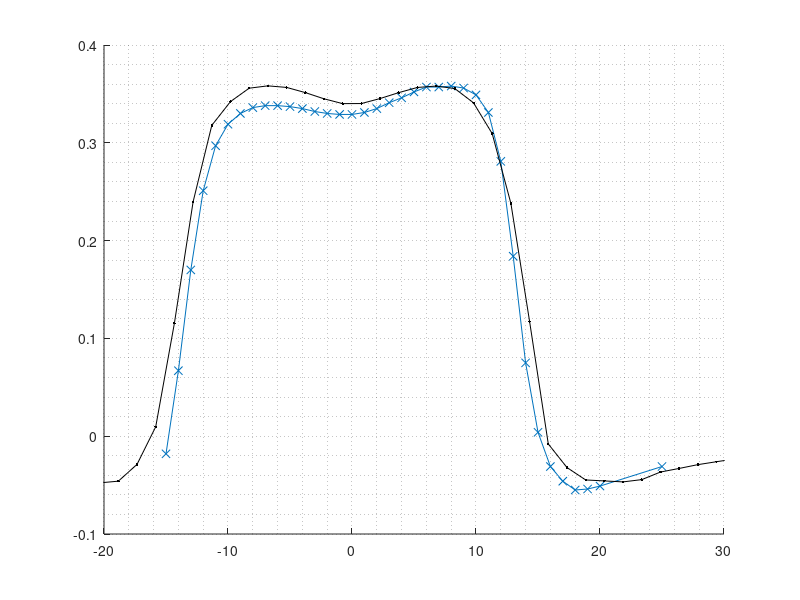

MATLAB code to generate this figure:
dat1=3;
pkg load io

%
dat1=[25	-31
20	-51
19	-54
18	-55
17	-46
16	-31
15	4
14	75
13	184
12	281
11	331
10	349
9	356 
8	358
7	357
6	357
5	352
4	346
3	341
2	335
1	331
0	329
-1	329
-2	330
-3	332
-4	335
-5	337
-6	338
-7	338
-8	336
-9	330
-10	319
-11	297
-12	251
-13	170
-14	67
-15	-18 ]; 
%}
figure

 grid minor  on
hold on


 plot(dat1(:,1),dat1(:,2)/1000,'x-')

 daex=[
 5.961296E-9              -4.4403123E-4            
0.0015075296             -4.4458237E-4            
0.003015065              -4.4521407E-4            
0.0045226007             -4.4592298E-4            
0.006030151              -4.4703265E-4            
0.0075376867             -4.4891413E-4            
0.009045223              -4.51059E-4              
0.010552758              -4.5365127E-4            
0.012060294              -4.5624346E-4            
0.0135678295             -4.5973173E-4            
0.015075364              -4.6353487E-4            
0.016582916              -4.6771512E-4            
0.018090451              -4.7244114E-4            
0.019597987              -4.7784E-4               
0.021105522              -4.8272096E-4            
0.022613056              -4.889961E-4             
0.024120593              -4.9584697E-4            
0.025628136              -5.0273916E-4            
0.027135672              -5.104729E-4             
0.028643215              -5.1867176E-4            
0.03015075               -5.2741735E-4            
0.031658288              -5.3736765E-4            
0.03316582               -5.473966E-4             
0.034673363              -5.58096E-4              
0.036180902              -5.7012204E-4            
0.03768844               -5.8196246E-4            
0.039195977              -5.959362E-4             
0.040703513              -6.1098573E-4            
0.04221105               -6.249006E-4             
0.043718584              -6.4137066E-4            
0.045226123              -6.5762154E-4            
0.046733662              -6.7697256E-4            
0.048241206              -6.9638994E-4            
0.04974874               -7.169915E-4             
0.051256277              -7.4065465E-4            
0.052763812              -7.635438E-4             
0.054271348              -7.889543E-4             
0.055778883              -8.175107E-4             
0.05728643               -8.454639E-4             
0.058793962              -8.769511E-4             
0.060301505              -9.101722E-4             
0.06180904               -9.4655034E-4            
0.063316576              -9.870925E-4             
0.06482411               -0.0010270817            
0.066331655              -0.0010695449            
0.06783919               -0.0011191034            
0.06934673               -0.0011714442            
0.07085427               -0.0012253656            
0.072361805              -0.0012868942            
0.07386934               -0.0013473695            
0.07537688               -0.00142394              
0.07688442               -0.0014992829            
0.078391954              -0.001574626             
0.0798995                -0.0016709145            
0.08140703               -0.0017649633            
0.08291457               -0.0018764436            
0.084422104              -0.0019915982            
0.08592964               -0.0021245019            
0.08743718               -0.002261237             
0.08894472               -0.002417066             
0.090452254              -0.0025784285            
0.09195979               -0.0027754062            
0.09346733               -0.002980953             
0.094974875              -0.0032251254            
0.09648241               -0.0034539835            
0.09798995               -0.0037637618            
0.09949749               -0.0040735416            
0.101005025              -0.0044201408            
0.10251256               -0.004840662             
0.1040201                -0.0052810377            
0.10552764               -0.005774194             
0.107035175              -0.0062673474            
0.10854271               -0.007357031             
0.110050246              -0.0077142655            
0.11155778               -0.008829938             
0.113065325              -0.009592332             
0.11457286               -0.010790021             
0.116080396              -0.011939292             
0.11758793               -0.01371614              
0.119095474              -0.015117868             
0.12060301               -0.017417734             
0.122110546              -0.019931417             
0.12361808               -0.022308797             
0.12512563               -0.024918558             
0.12663317               -0.028802933             
0.1281407                -0.029984316             
0.12964824               -0.031808596             
0.13115579               -0.030658301             
0.13266332               -0.019200258             
0.13417085               0.0064292974             
0.1356784                0.077066764              
0.13718593               0.15979405               
0.13869348               0.21190186               
0.140201                 0.22809575               
0.14170854               0.23723039               
0.14321609               0.23881556               
0.14472361               0.23775469               
0.14623116               0.23422758               
0.1477387                0.23000312               
0.14924623               0.22670634               
0.15075378               0.22675738               
0.1522613                0.23016207               
0.15376885               0.23419788               
0.15527639               0.23773378               
0.15678392               0.23868383               
0.15829144               0.23696621               
0.15979901               0.22725706               
0.16130653               0.20625427               
0.16281408               0.15868899               
0.16432159               0.0782358                
0.16582914               -0.0052709505            
0.16733669               -0.021361643             
0.16884421               -0.02982269              
0.17035177               -0.03048441              
0.1718593                -0.031144299             
0.17336684               -0.029596377             
0.17487437               -0.024433343             
0.1763819                -0.021974765             
0.17788944               -0.01939148              
0.179397                 -0.017389955             
0.18090452               -0.0154572325            
0.18241207               -0.013547141             
0.1839196                -0.012334075             
0.18542713               -0.010993199             
0.18693466               -0.009653761             
0.1884422                -0.008584825             
0.18994977               -0.007782233             
0.19145729               -0.0071242596            
0.19296484               -0.006365037             
0.19447237               -0.005808946             
0.19597991               -0.0052830456            
0.19748744               -0.0048516085            
0.198995                 -0.00442166              
0.20050251               -0.0040737824            
0.20201005               -0.0037317877            
0.20351759               -0.0034753717            
0.20502514               -0.003219696             
0.20653267               -0.0030562386            
0.2080402                -0.0027595002            
0.20954774               -0.0025912158            
0.2110553                -0.0024229295            
0.21256281               -0.0022546465            
0.21407036               -0.0021426782            
0.21557789               -0.0019942643            
0.21708544               -0.001877042             
0.21859299               -0.0017664857            
0.2201005                -0.0016706694            
0.22160806               -0.0015813345            
0.22311558               -0.0015008703            
0.22462313               -0.0014258318            
0.22613066               -0.0013512933            
0.22763819               -0.001285021             
0.22914574               -0.0012263486            
0.23065327               -0.0011672411            
0.23216079               -0.0011214452            
0.23366836               -0.0010725132            
0.23517588               -0.001025276             
0.23668341               -9.853201E-4             
0.23819095               -9.477222E-4             
0.2396985                -9.1186655E-4            
0.24120602               -8.777637E-4             
0.24271359               -8.455665E-4             
0.2442211                -8.167578E-4             
0.24572866               -7.9010386E-4            
0.24723618               -7.6466514E-4            
0.24874373               -7.401506E-4             
0.25025126               -7.1710086E-4            
0.2517588                -6.964599E-4             
0.25326633               -6.772551E-4             
0.25477389               -6.585854E-4             
0.2562814                -6.415178E-4             
0.25778896               -6.250633E-4             
0.25929648               -6.0971687E-4            
0.26080403               -5.959141E-4             
0.26231158               -5.8263907E-4            
0.2638191                -5.6987564E-4            
0.26532665               -5.5832317E-4            
0.26683417               -5.47249E-4              
0.26834172               -5.37069E-4              
0.26984927               -5.274918E-4             
0.2713568                -5.18664E-4              
0.27286434               -5.1052583E-4            
0.27437186               -5.0278957E-4            
0.2758794                -4.956766E-4             
0.27738696               -4.8908277E-4            
0.27889448               -4.83214E-4              
0.28040203               -4.7729182E-4            
0.28190956               -4.7238392E-4            
0.2834171                -4.676133E-4             
0.28492463               -4.6347725E-4            
0.28643218               -4.598709E-4             
0.2879397                -4.5629166E-4            
0.28944725               -4.535587E-4             
0.29095477               -4.5109694E-4            
0.29246232               -4.4881765E-4            
0.29396987               -4.4720824E-4            
0.2954774                -4.4603058E-4            
0.29698494               -4.4508572E-4            
0.29849246               -4.440602E-4             
0.3                      -4.440191E-4             
];

 plot(daex(:,1)*1000-150,daex(:,2)*1.5,'.-k')
 xlim([-20 30]);
%}
%{
da1 =xlsread('krug magn.xlsx',1,'a2:b43');
hold on

 plot(da1(:,1),da1(:,2),'o-g')
%------

 da2 =xlsread('krug magn.xlsx',1,'g3:h44');

 plot(da2(:,1),da2(:,2),'o-r')
%------
 
 da3 =xlsread('krug magn.xlsx',1,'j3:k43');

 plot(da3(:,1),da3(:,2),'o-k')
%------
 
 da4 =xlsread('krug magn.xlsx',1,'m3:n20');

 plot(da4(:,1),da4(:,2),'o-m')
%------
 
 da5 =xlsread('krug magn.xlsx',1,'p3:q8');

 plot(da5(:,1),da5(:,2),'o--m')
%------

 da6 =xlsread('krug magn.xlsx',1,'s3:t33');

 plot(da6(:,1),da6(:,2),'x-')
%------
 %}